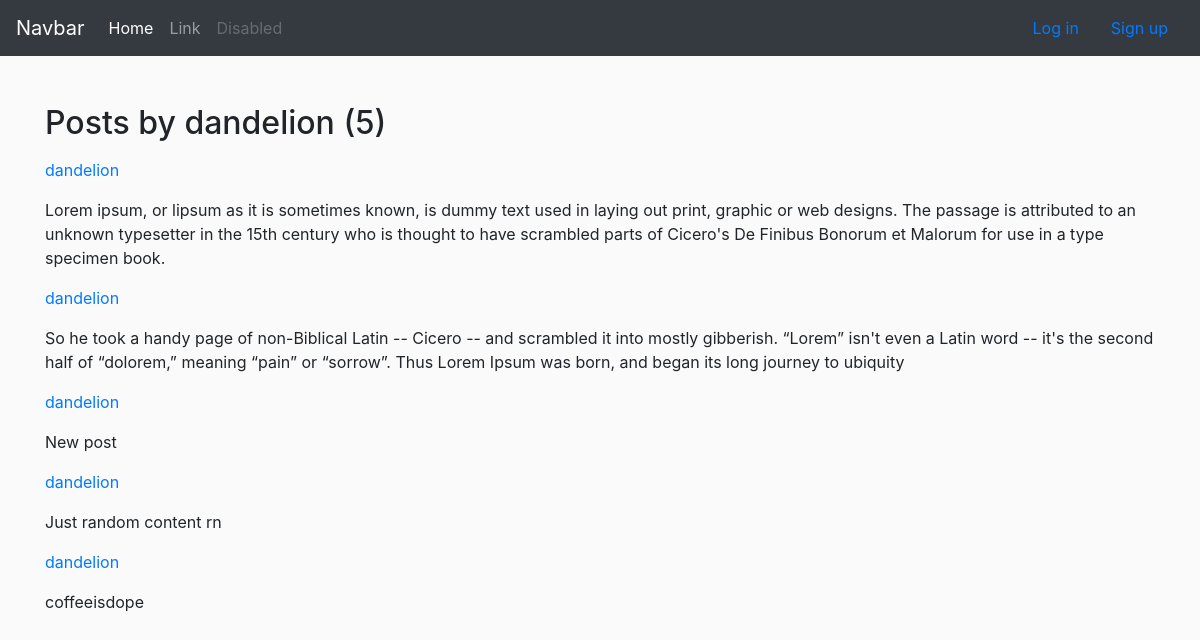
Screenshot of /blog/user/dandelion with the database file from the repository.
### blog/models.py (models this page shows, shortened)
class Post(models.Model):
    title = models.CharField(max_length=100)
    content = models.TextField()
    date_posted = models.DateTimeField(default=timezone.now)
    author = models.ForeignKey(User, on_delete=models.CASCADE)

### blog/views.py (the view)
# urls.py: path('user/<str:username>', UserPostListView.as_view(), name='user-posts'),
class UserPostListView(ListView):
    model = Post
    template_name = 'blog/user_posts.html'
    context_object_name = 'posts'
    paginate_by = 10
    def get_queryset(self):
        user = get_object_or_404(User, username=self.kwargs.get('username'))
        return Post.objects.filter(author=user).order_by('-date_posted')

### blog/templates/blog/user_posts.html (shortened to what this page needs)
{% extends "blog/base.html" %}
{% block content %}
<br><br>
<h2 class="mb-3">Posts by {{ view.kwargs.username }} ({{ page_obj.paginator.count }})</h2>
{% for post in posts %}
<div class="media-body">
    <p><a class="article" href="{% url 'user-posts' post.author.username %}">{{ post.author }}</a></p>
    <p>{{ post.content }} </p>
</div>
{% endfor %}
{% endblock content %}

### blog/static/blog/main.css (style rules this page uses)
body { background: #fafafa; color: #333333 margin-top: 5rem; }

### rows the page displays
Post: author "dandelion", content "Lorem ipsum, or lipsum as it is sometimes known, is dummy text used in laying out print, graphic or web designs. The passage is attributed to an unknown typesetter in the 15th century who is thought to have scrambled parts of Cicero's De Finibus Bonorum et Malorum for use in a type specimen book."
Post: author "dandelion", content "So he took a handy page of non-Biblical Latin -- Cicero -- and scrambled it into mostly gibberish. “Lorem” isn't even a Latin word -- it's the second half of “dolorem,” meaning “pain” or “sorrow”. Thus Lorem Ipsum was born, and began its long journey to ubiquity"
Post: author "dandelion", content "New post"
Post: author "dandelion", content "Just random content rn"
Post: author "dandelion", content "coffeeisdope"

### other values shown
{{ view.kwargs.username }} "dandelion"
{{ page_obj.paginator.count }} "5"
